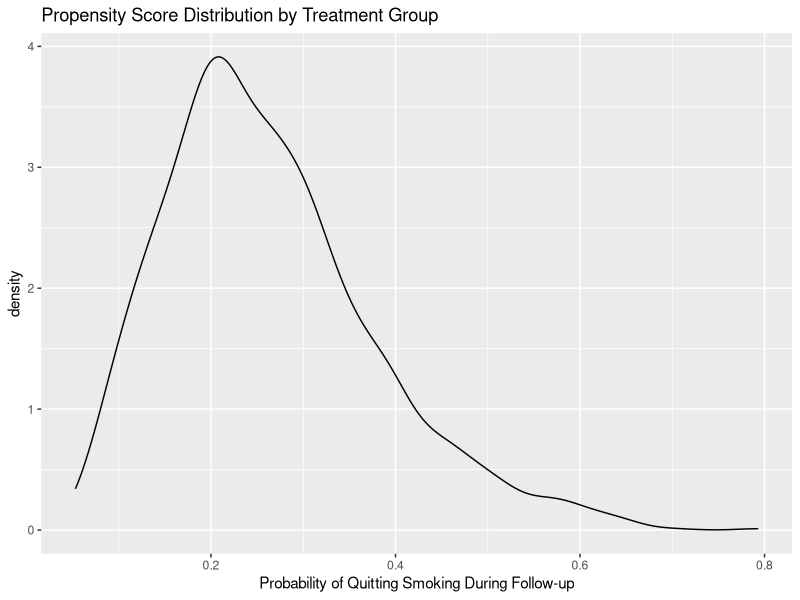
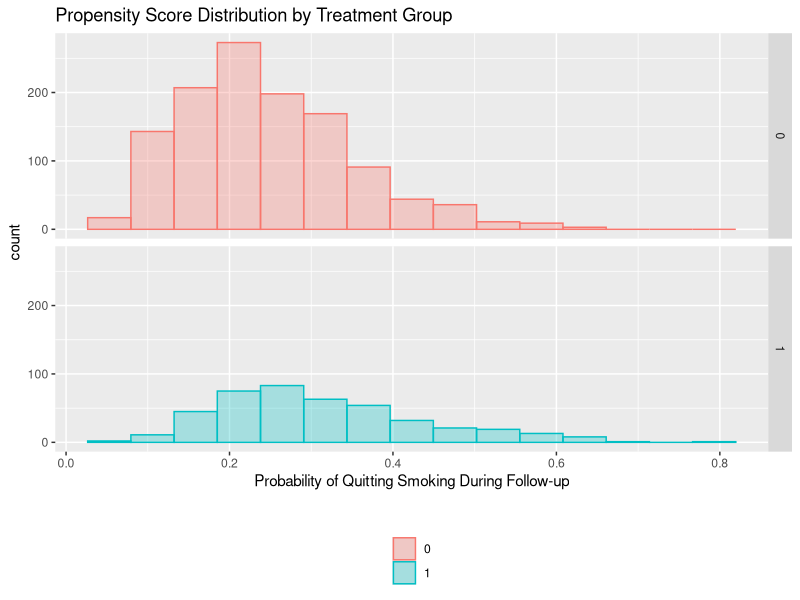

Write the R code that produced these figures, in order.
## ---- chunk 1
library(here)
## ---- chunk 2
#install.packages("readxl") # install package if required
library("readxl")

nhefs <- read_excel(here("data", "NHEFS.xls"))
nhefs$cens <- ifelse(is.na(nhefs$wt82), 1, 0)

# regression on covariates, allowing for some effect modification
fit <- glm(wt82_71 ~ qsmk + sex + race + age + I(age*age) + as.factor(education)
           + smokeintensity + I(smokeintensity*smokeintensity) + smokeyrs
           + I(smokeyrs*smokeyrs) + as.factor(exercise) + as.factor(active)
           + wt71 + I(wt71*wt71) + I(qsmk*smokeintensity), data=nhefs)
summary(fit)

# (step 1) build the contrast matrix with all zeros
# this function builds the blank matrix 
# install.packages("multcomp") # install packages if necessary
library("multcomp")
makeContrastMatrix <- function(model, nrow, names) {
  m <- matrix(0, nrow = nrow, ncol = length(coef(model)))
  colnames(m) <- names(coef(model))
  rownames(m) <- names
  return(m)
}
K1 <- makeContrastMatrix(fit, 2, c('Effect of Quitting Smoking at Smokeintensity of 5',
                                      'Effect of Quitting Smoking at Smokeintensity of 40'))
# (step 2) fill in the relevant non-zero elements 
K1[1:2, 'qsmk'] <- 1
K1[1:2, 'I(qsmk * smokeintensity)'] <- c(5, 40)

# (step 3) check the contrast matrix
K1 

# (step 4) estimate the contrasts, get tests and confidence intervals for them
estimates1 <- glht(fit, K1)
  summary(estimates1)
  confint(estimates1)

# regression on covariates, not allowing for effect modification
fit2 <- glm(wt82_71 ~ qsmk + sex + race + age + I(age*age) + as.factor(education)
           + smokeintensity + I(smokeintensity*smokeintensity) + smokeyrs
           + I(smokeyrs*smokeyrs) + as.factor(exercise) + as.factor(active)
           + wt71 + I(wt71*wt71), data=nhefs)
  
summary(fit2)
## ---- chunk 3
fit3 <- glm(qsmk ~ sex + race + age + I(age*age) + as.factor(education)
            + smokeintensity + I(smokeintensity*smokeintensity) + smokeyrs
            + I(smokeyrs*smokeyrs) + as.factor(exercise) + as.factor(active)
            + wt71 + I(wt71*wt71), data=nhefs, family=binomial())
summary(fit3)
nhefs$ps <- predict(fit3, nhefs, type="response")

summary(nhefs$ps[nhefs$qsmk==0])
summary(nhefs$ps[nhefs$qsmk==1])

# # plotting the estimated propensity score
# install.packages("ggplot2") # install packages if necessary
# install.packages("dplyr")
library("ggplot2")
library("dplyr")
ggplot(nhefs, aes(x = ps, fill = qsmk)) + geom_density(alpha = 0.2) +
  xlab('Probability of Quitting Smoking During Follow-up') +
  ggtitle('Propensity Score Distribution by Treatment Group') +
  scale_fill_discrete('') +
  theme(legend.position = 'bottom', legend.direction = 'vertical')

# alternative plot with histograms
nhefs <- nhefs %>% mutate(qsmklabel = ifelse(qsmk == 1,
                       yes = 'Quit Smoking 1971-1982',
                       no = 'Did Not Quit Smoking 1971-1982'))
ggplot(nhefs, aes(x = ps, fill = as.factor(qsmk), color = as.factor(qsmk))) +
  geom_histogram(alpha = 0.3, position = 'identity', bins=15) +
  facet_grid(as.factor(qsmk) ~ .) +
  xlab('Probability of Quitting Smoking During Follow-up') +
  ggtitle('Propensity Score Distribution by Treatment Group') +
  scale_fill_discrete('') +
  scale_color_discrete('') +
  theme(legend.position = 'bottom', legend.direction = 'vertical')
## ---- chunk 4
# calculation of deciles
nhefs$ps.dec <- cut(nhefs$ps, 
                    breaks=c(quantile(nhefs$ps, probs=seq(0,1,0.1))),
                    labels=seq(1:10),
                    include.lowest=TRUE)

#install.packages("psych") # install package if required
library("psych")
describeBy(nhefs$ps, list(nhefs$ps.dec, nhefs$qsmk))

# function to create deciles easily
decile <- function(x) {
  return(factor(quantcut(x, seq(0, 1, 0.1), labels = FALSE)))
}

# regression on PS deciles, allowing for effect modification
for (deciles in c(1:10)) {
  print(t.test(wt82_71~qsmk, data=nhefs[which(nhefs$ps.dec==deciles),]))
}

# regression on PS deciles, not allowing for effect modification
fit.psdec <- glm(wt82_71 ~ qsmk + as.factor(ps.dec), data = nhefs)
summary(fit.psdec)
confint.lm(fit.psdec)
## ---- chunk 5
#install.packages("boot") # install package if required
library("boot")

# standardization by propensity score, agnostic regarding effect modification 
std.ps <- function(data, indices) {
  d <- data[indices,] # 1st copy: equal to original one`
  # calculating propensity scores
  ps.fit <- glm(qsmk ~ sex + race + age + I(age*age) 
                + as.factor(education) + smokeintensity
                + I(smokeintensity*smokeintensity) + smokeyrs
                + I(smokeyrs*smokeyrs) + as.factor(exercise)
                + as.factor(active) + wt71 + I(wt71*wt71),
                data=d, family=binomial())
  d$pscore <- predict(ps.fit, d, type="response")
  
  # create a dataset with 3 copies of each subject
  d$interv <- -1 # 1st copy: equal to original one`
  d0 <- d # 2nd copy: treatment set to 0, outcome to missing
  d0$interv <- 0
  d0$qsmk <- 0
  d0$wt82_71 <- NA
  d1 <- d # 3rd copy: treatment set to 1, outcome to missing
  d1$interv <- 1
  d1$qsmk <- 1
  d1$wt82_71 <- NA
  d.onesample <- rbind(d, d0, d1) # combining datasets

  std.fit <- glm(wt82_71 ~ qsmk + pscore + I(qsmk*pscore), data=d.onesample)
  d.onesample$predicted_meanY <- predict(std.fit, d.onesample)

  # estimate mean outcome in each of the groups interv=-1, interv=0, and interv=1
  return(c(mean(d.onesample$predicted_meanY[d.onesample$interv==-1]),
           mean(d.onesample$predicted_meanY[d.onesample$interv==0]),
           mean(d.onesample$predicted_meanY[d.onesample$interv==1]),
           mean(d.onesample$predicted_meanY[d.onesample$interv==1])-
             mean(d.onesample$predicted_meanY[d.onesample$interv==0])))
}

# bootstrap
results <- boot(data=nhefs, statistic=std.ps, R=5)

# generating confidence intervals
se <- c(sd(results$t[,1]), sd(results$t[,2]), 
        sd(results$t[,3]), sd(results$t[,4]))
mean <- results$t0
ll <- mean - qnorm(0.975)*se
ul <- mean + qnorm(0.975)*se

bootstrap <- data.frame(cbind(c("Observed", "No Treatment", "Treatment", 
                                "Treatment - No Treatment"), mean, se, ll, ul))
bootstrap
## ---- chunk 6
# regression on the propensity score (linear term)
model6 <- glm(wt82_71 ~ qsmk + ps, data = nhefs) # p.qsmk
summary(model6)

# standarization on the propensity score
# (step 1) create two new datasets, one with all treated and one with all untreated
treated <- nhefs
  treated$qsmk <- 1

untreated <- nhefs
  untreated$qsmk <- 0

# (step 2) predict values for everyone in each new dataset based on above model
treated$pred.y <- predict(model6, treated)
untreated$pred.y <- predict(model6, untreated)

# (step 3) compare mean weight loss had all been treated vs. that had all been untreated
mean1 <- mean(treated$pred.y, na.rm = TRUE)
mean0 <- mean(untreated$pred.y, na.rm = TRUE)
mean1
mean0
mean1 - mean0

# (step 4) bootstrap a confidence interval
# number of bootstraps
nboot <- 100
# set up a matrix to store results
boots <- data.frame(i = 1:nboot,
                    mean1 = NA,
                    mean0 = NA,
                    difference = NA)
# loop to perform the bootstrapping
nhefs <- subset(nhefs, !is.na(ps) & !is.na(wt82_71)) # p.qsmk
for(i in 1:nboot) {
  # sample with replacement
  sampl <- nhefs[sample(1:nrow(nhefs), nrow(nhefs), replace = TRUE), ]
  
  # fit the model in the bootstrap sample
  bootmod <- glm(wt82_71 ~ qsmk + ps, data = sampl) # ps
  
  # create new datasets
  sampl.treated <- sampl %>%
    mutate(qsmk = 1)
  
  sampl.untreated <- sampl %>%
    mutate(qsmk = 0)
  
  # predict values
  sampl.treated$pred.y <- predict(bootmod, sampl.treated)
  sampl.untreated$pred.y <- predict(bootmod, sampl.untreated)
  
  # output results 
  boots[i, 'mean1'] <- mean(sampl.treated$pred.y, na.rm = TRUE)
  boots[i, 'mean0'] <- mean(sampl.untreated$pred.y, na.rm = TRUE)
  boots[i, 'difference'] <- boots[i, 'mean1'] - boots[i, 'mean0']
  
  # once loop is done, print the results
  if(i == nboot) {
    cat('95% CI for the causal mean difference\n')
    cat(mean(boots$difference) - 1.96*sd(boots$difference), 
        ',',
        mean(boots$difference) + 1.96*sd(boots$difference))
  }
}
